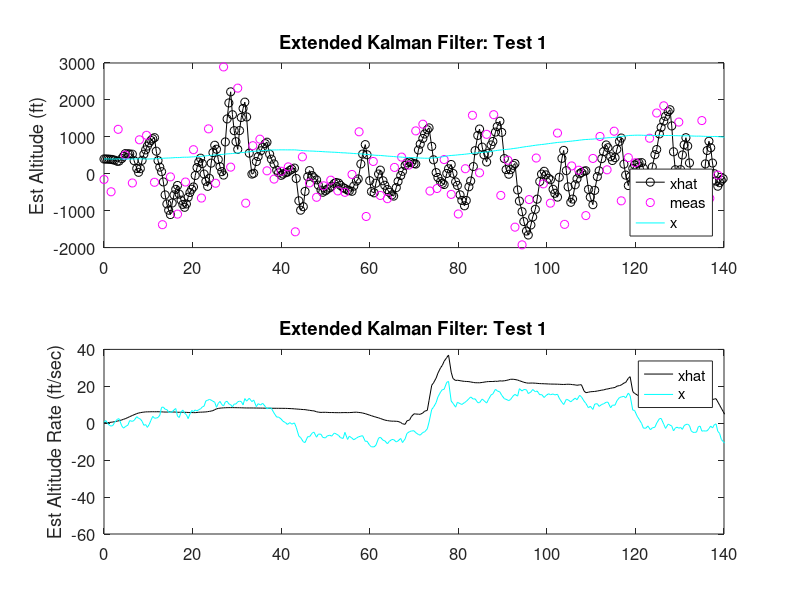
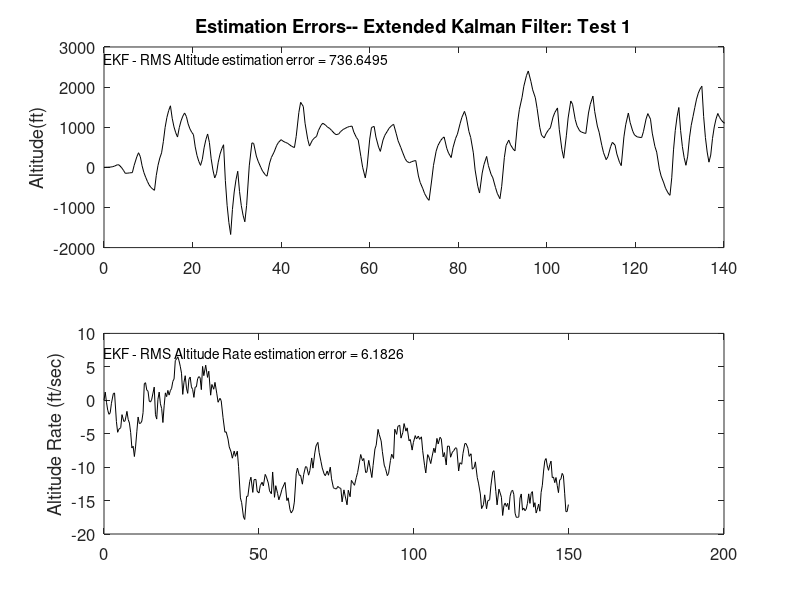

MATLAB code to generate these figures, in order:
clear all; close all;clc;
%% AE6505 Final Project -- Apollo 11 Final Descent: Extended Kalman Filter
% Use of an EKF to improve estimates of the true altitude from unreliable
% proximity sensor data
% Author: Erin McNeil
% Date: 4-25-2024

%% Choose Noisy Sensor Test Case to Run
method = 'Test 1'; %%%%SELECT TEST CASE%%%%

%% Load Digitized Data to Workspace

load('Time_A_trunc.mat');
load('Alt_trunc.mat');

load('Time_P_trunc.mat');
load('Pitch_trunc.mat');

load('Time_RA_trunc.mat');
load('RangeAccel_trunc.mat');


Altitude = Alt_trunc; %ft
RangeAccel = RangeAccel_trunc; %ft/sec^2
Pitch = Pitch_trunc*(pi/180); %rad

%% parameter inputs
g = 5.315; %gravity (ft/sec^2)

%% noise and covariance matrices
R = 1000; % Measurement noise covariance
P = eye(2)*1; % Initial state estimation covariance
Q = eye(2)*1; %process noise

%% initial state  
x = [400; ... %altitude (ft)
    0.5;... %altitude rate (ft/sec)
    ]; % Initial state x0
xhat = x;
y_meas = 400;

%% Iterations
dt = 0.2;
tf = 150;

dtPlot = dt; % How often to plot results
tPlot = -inf;
tMeas = -inf;


% Initialize arrays for plotting at the end of the program
tArray = [];
xhatArr = [];
xArray = [];
y_meaArr = [];
tMArray = [];

stp = 0;
iter = 0;
for t = 0 : dt : tf
    iter = iter + 1;
    
    if t >= tPlot + dtPlot
        % Save data for plotting
        tPlot = t + dtPlot - eps;
        tArray = [tArray t];
        xArray = [xArray x];
        xhatArr = [xhatArr xhat]; 
    end
    
    Range_Accel_ = RangeAccel(iter);
    Pitch_ = Pitch(iter);
    
    u = (-Range_Accel_/tan(Pitch_)) - g;
    x(1) = x(1) + x(2)*dt + (u*dt)/2;
    x(2) = x(2) + u*dt;
    x = [x(1);x(2)] + diag(sqrt(Q)*randn);
    
    %% Test Cases for Variable Measurement Noise
    
    switch (method)
      case 'Test 1'
      dtMeas = 0.8; %%%%UPDATE RATE%%%%
        if t >= tMeas + dtMeas 
            tMeas = t + dtMeas - eps;
                Noise = 1000; %%%%MAGNITUDE%%%%
                deg = 0; %%%%FREQUENCY%%%%
                y_meas = Altitude(iter)+ (Noise*cos(deg*t)*randn);
            y_meaArr = [y_meaArr y_meas];
            tMArray = [tMArray t];
        end
      case 'Test 2'
      dtMeas = 1.5; %%%%UPDATE RATE%%%%
        if t >= tMeas + dtMeas 
            tMeas = t + dtMeas - eps;
                Noise = 1000; %%%%MAGNITUDE%%%%
                deg = 0; %%%%FREQUENCY%%%%
                y_meas = Altitude(iter)+ (Noise*cos(deg*t)*randn);
            y_meaArr = [y_meaArr y_meas];
            tMArray = [tMArray t];
        end
      case 'Test 3'
      dtMeas = 0.8; %%%%UPDATE RATE%%%%
        if t >= tMeas + dtMeas 
            tMeas = t + dtMeas - eps;
                Noise = 1000; %%%%MAGNITUDE%%%%
                deg = 50; %%%%FREQUENCY%%%%
                y_meas = Altitude(iter)+ (Noise*cos(deg*t)*randn);
            y_meaArr = [y_meaArr y_meas];
            tMArray = [tMArray t];
        end
      case 'Test 4'
      dtMeas = 1.5; %%%%UPDATE RATE%%%%
        if t >= tMeas + dtMeas 
            tMeas = t + dtMeas - eps;
                Noise = 1000; %%%%MAGNITUDE%%%%
                deg = 50; %%%%FREQUENCY%%%%
                y_meas = Altitude(iter)+ (Noise*cos(deg*t)*randn);
            y_meaArr = [y_meaArr y_meas];
            tMArray = [tMArray t];
        end
      case 'Test 5'
      dtMeas = 0.8; %%%%UPDATE RATE%%%%
        if t >= tMeas + dtMeas 
            tMeas = t + dtMeas - eps;
                Noise = 1000; %%%%MAGNITUDE%%%%
                deg = 5; %%%%FREQUENCY%%%%
                y_meas = Altitude(iter)+ (Noise*cos(deg*t)*randn);
            y_meaArr = [y_meaArr y_meas];
            tMArray = [tMArray t];
        end
      case 'Test 6'
      dtMeas = 0.8; %%%%UPDATE RATE%%%%
        if t >= tMeas + dtMeas 
            tMeas = t + dtMeas - eps;
                Noise = 1000; %%%%MAGNITUDE%%%%
                deg = 25; %%%%FREQUENCY%%%%
                y_meas = Altitude(iter)+ (Noise*cos(deg*t)*randn);
            y_meaArr = [y_meaArr y_meas];
            tMArray = [tMArray t];
        end
      case 'Test 7'
      dtMeas = 0.8; %%%%UPDATE RATE%%%%
        if t >= tMeas + dtMeas 
            tMeas = t + dtMeas - eps;
                Noise = 1000; %%%%MAGNITUDE%%%%
                deg = 500; %%%%FREQUENCY%%%%
                y_meas = Altitude(iter)+ (Noise*cos(deg*t)*randn);
            y_meaArr = [y_meaArr y_meas];
            tMArray = [tMArray t];
        end
      case 'Test 8'
      dtMeas = 0.8; %%%%UPDATE RATE%%%%
        if t >= tMeas + dtMeas 
            tMeas = t + dtMeas - eps;
                Noise = 100; %%%%MAGNITUDE%%%%
                deg = 5; %%%%FREQUENCY%%%%
                y_meas = Altitude(iter)+ (Noise*cos(deg*t)*randn);
            y_meaArr = [y_meaArr y_meas];
            tMArray = [tMArray t];
        end
      case 'Test 9'
      dtMeas = 0.8; %%%%UPDATE RATE%%%%
        if t >= tMeas + dtMeas 
            tMeas = t + dtMeas - eps;
                Noise = 5000; %%%%MAGNITUDE%%%%
                deg = 5; %%%%FREQUENCY%%%%
                y_meas = Altitude(iter)+ (Noise*cos(deg*t)*randn);
            y_meaArr = [y_meaArr y_meas];
            tMArray = [tMArray t];
        end
      case 'Test 10'
      dtMeas = 0.8; %%%%UPDATE RATE%%%%
        if t >= tMeas + dtMeas 
            tMeas = t + dtMeas - eps;
                Noise = 7000; %%%%MAGNITUDE%%%%
                deg = 5; %%%%FREQUENCY%%%%
                y_meas = Altitude(iter)+ (Noise*cos(deg*t)*randn);
            y_meaArr = [y_meaArr y_meas];
            tMArray = [tMArray t];
        end
      case 'WORST CASE'
      dtMeas = 1.5; %%%%UPDATE RATE%%%%
        if t >= tMeas + dtMeas 
            tMeas = t + dtMeas - eps;
            Noise = 7000; %%%%MAGNITUDE%%%%
            deg = 500; %%%%FREQUENCY%%%%
            if (100 < t) && (t < 140)
                y_meas = y_meas; %%%%STALE DATA%%%%
            elseif (75 < t) && (t < 100)
                y_meas = Altitude(iter)+ (Noise*cos(deg*t)*randn);
            elseif (50 < t) && (t < 75)
                y_meas = y_meas; %%%%STALE DATA%%%%
            elseif (0 < t) && (t < 50)
                y_meas = Altitude(iter)+ (Noise*cos(deg*t)*randn);
            else
                y_meas = y_meas; %%%%STALE DATA%%%%
            end
            y_meaArr = [y_meaArr y_meas];
            tMArray = [tMArray t];
        end
        
      otherwise
        %do nothing
    end
        
%% Extended Kalman Filter
   
    A = [0 1; 0 0];
    H = [1 0];
    
    
    u = (-Range_Accel_/tan(Pitch_)) - g;
    xhat(1) = xhat(1) + xhat(2)*dt + (u*dt)/2;
    xhat(2) = xhat(2) + u*dt;
    xhat = [xhat(1);xhat(2)];
    
    y_comp = xhat(1); %Altitude (ft)
    
    Pdot = A*P + P*A' + Q;
    P = P + P*dt;

    K = P * H' * inv(H * P * H' + R);  
    xhat = xhat + K * (y_meas - y_comp); 
    P = (eye(2) - K*H)*P*(eye(2) - K*H)' + K*R*K'; 

end

%% Plots

p1 = figure(1);
subplot(2,1,1);
plot(tArray, xhatArr(1,:),'k-o');
hold on
plot(tMArray, y_meaArr,'mo');
plot(tArray, xArray(1,:),'c-');
title(['Extended Kalman Filter: ',method], 'FontSize', 12);
set(gca,'FontSize',12); set(gcf,'Color','White');
ylabel('Est Altitude (ft)');
legend('xhat','meas','x','Location','SouthEast');
xlim([0,140]);

subplot(2,1,2);
plot(tArray, xhatArr(2,:),'k-');
hold on
plot(tArray, xArray(2,:),'c-');
title(['Extended Kalman Filter: ',method], 'FontSize', 12);
set(gca,'FontSize',12); set(gcf,'Color','White');
ylabel('Est Altitude Rate (ft/sec)');
legend('xhat','x');
xlim([0,140]);

AltErr = std(xArray(1,:) - xhatArr(1,:));
disp(['EKF - RMS Altitude estimation error = ', num2str(AltErr)]);

AltdotErr = std(xArray(2,:) - xhatArr(2,:));
disp(['EKF - RMS Altitude Rate estimation error = ', num2str(AltdotErr)]);

% state estimate errors
p2 = figure(2);
subplot(2,1,1);
plot(tArray, xArray(1,:) - xhatArr(1,:),'k-');
title(['Estimation Errors-- Extended Kalman Filter: ',method]);
set(gca,'FontSize',12); set(gcf,'Color','White');
ylabel('Altitude(ft)');
xlim([0,140]);
text(min(xlim),max(ylim)-300,['EKF - RMS Altitude estimation error = ', num2str(AltErr)]);

subplot(2,1,2);
plot(tArray, xArray(2,:) - xhatArr(2,:),'k-');
set(gca,'FontSize',12); set(gcf,'Color','White');
ylabel('Altitude Rate (ft/sec)');
text(min(xlim),max(ylim)-3,['EKF - RMS Altitude Rate estimation error = ', num2str(AltdotErr)]);


saveas(p1,['EKF_state_estimates_',method,'.png']);
saveas(p2,['EKF_state_estimate_errors_',method,'.png']);